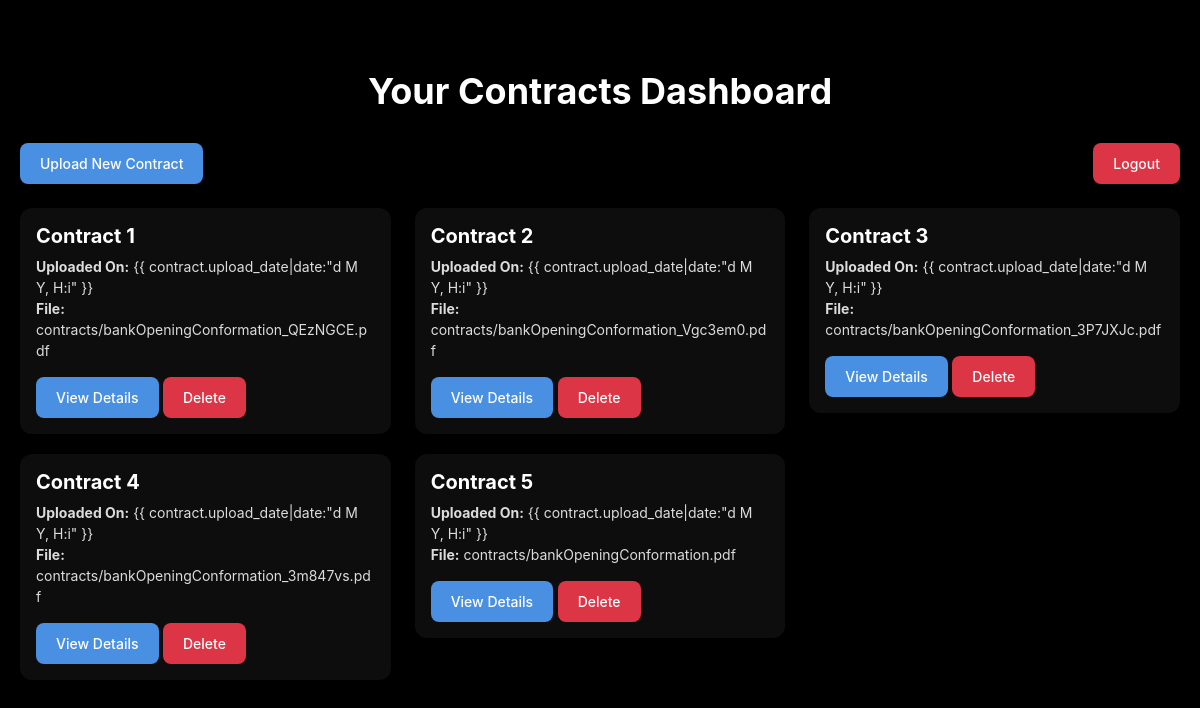
The app's page /contracts/dashboard/ (signed in), older data.
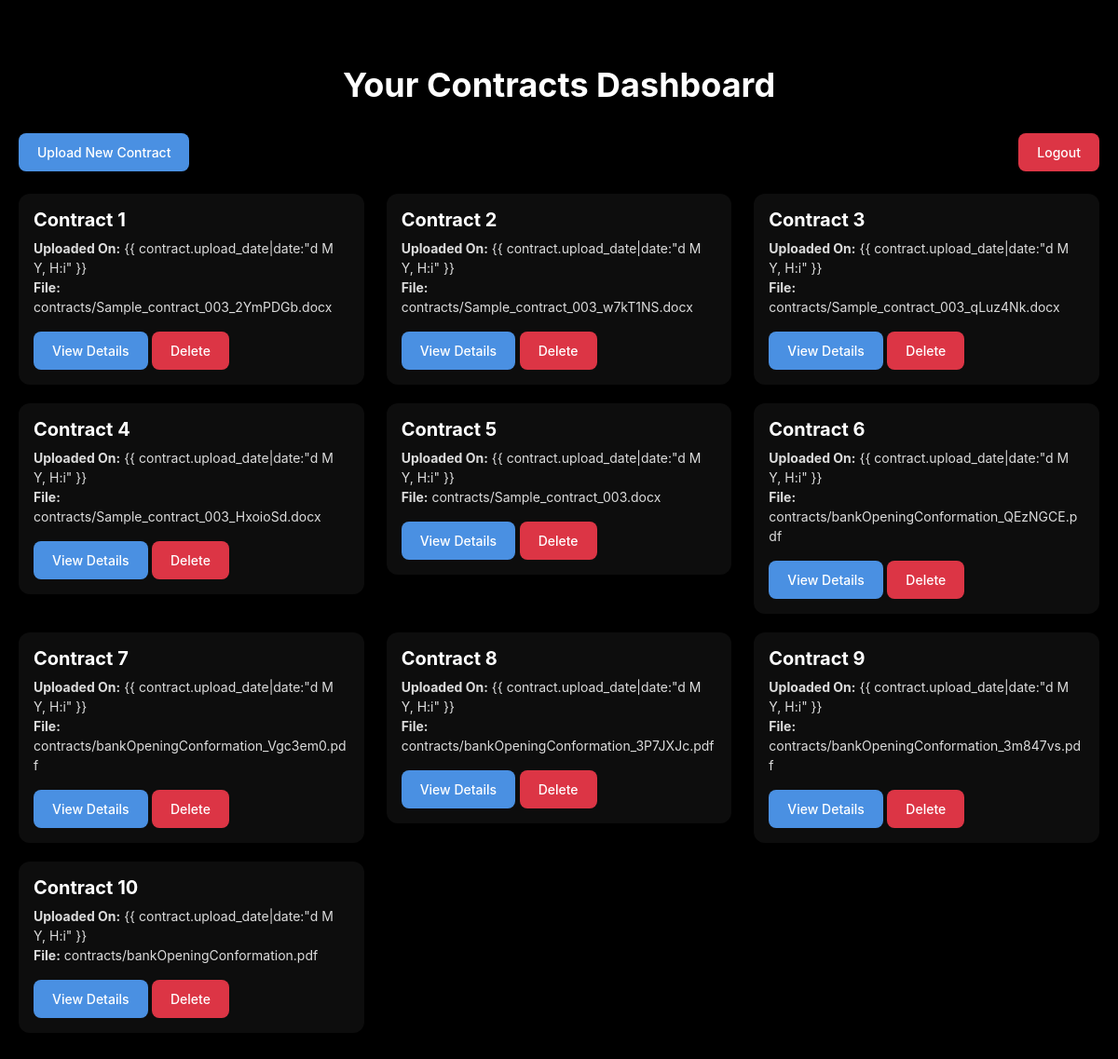
The same page, newer data.
### contracts/models.py (models this page shows, shortened)
class Contract(models.Model):
    user = models.ForeignKey(User, on_delete=models.CASCADE)
    file = models.FileField(upload_to='contracts/')
    upload_date = models.DateTimeField(auto_now_add=True)

### contracts/views.py (the view)
# urls.py: path('dashboard/', views.dashboard, name='dashboard'),
@login_required
def dashboard(request):
    contracts = Contract.objects.filter(user=request.user).order_by('-upload_date')
    return render(request, 'contracts/dashboard.html', {'contracts': contracts})

### contracts/templates/contracts/dashboard.html (shortened to what this page needs)
<!DOCTYPE html>
<html lang="en">
  <head>
    <link
      href="https://cdn.jsdelivr.net/npm/bootstrap@5.3.0-alpha1/dist/css/bootstrap.min.css"
      rel="stylesheet"
    />
  </head>
  <body>
    <div class="container">
      <h1 class="dashboard-header">Your Contracts Dashboard</h1>
      <div class="d-flex justify-content-between mb-4">
        <a href="{% url 'upload_contract' %}" class="btn btn-primary"
          >Upload New Contract</a
        >
        <form action="{% url 'logout' %}" method="post" class="logout-form">
          <button type="submit" class="btn btn-danger">Logout</button>
        </form>
      </div>
      <div class="row">
        {% for contract in contracts %}
        <div class="col-lg-4 col-md-6 col-sm-12">
          <div class="card">
            <div class="card-body">
              <h5 class="card-title">Contract {{ forloop.counter }}</h5>
              <p class="card-text">
                <strong>Uploaded On:</strong> {{ contract.upload_date|date:"d M
                Y, H:i" }}<br />
                <strong>File:</strong> {{ contract.file.name }}
              </p>
              <a
                href="{% url 'contract_details' contract.id %}"
                class="btn btn-sm btn-primary"
                >View Details</a
              >
              <form
                method="POST"
                action="{% url 'delete_contract' contract.id %}"
                style="display: inline-block"
              >
                <button type="submit" class="btn btn-sm btn-danger">
                  Delete
                </button>
              </form>
            </div>
          </div>
        </div>
        {% endfor %}
      </div>
    </div>
  </body>
</html>

Row changes from the older to the newer data that the page shows:
added Contract: file.name "contracts/Sample_contract_003_2YmPDGb.docx"
added Contract: file.name "contracts/Sample_contract_003_w7kT1NS.docx"
added Contract: file.name "contracts/Sample_contract_003_qLuz4Nk.docx"
added Contract: file.name "contracts/Sample_contract_003_HxoioSd.docx"
added Contract: file.name "contracts/Sample_contract_003.docx"
